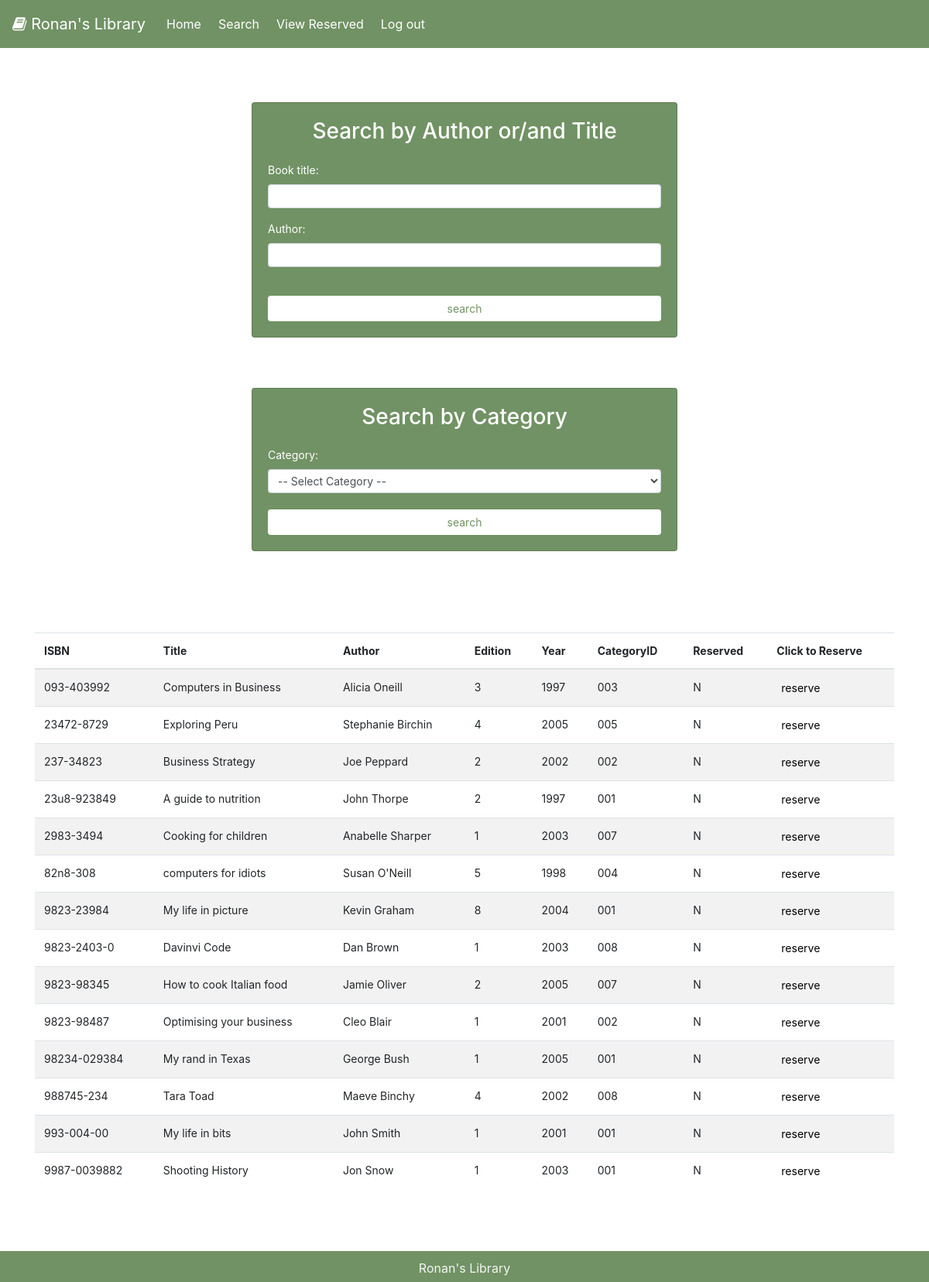
Page /search.php (signed in) on the committed database.
### tables this page shows
CREATE TABLE books(
	ISBN varchar(20) PRIMARY KEY,
    title varchar(50) NOT NULL,
    author varchar(30) NOT NULL,
    edition int NOT NULL,
    year YEAR NOT NULL,
    categoryID varchar(10),
    FOREIGN KEY (categoryID) REFERENCES categories(categoryID),
    reserved varchar(1) NOT NULL
);

### search.php (the view, shortened to what this page needs)
<!DOCTYPE html>
<html lang="en">
<head>
    <link rel="stylesheet" href="https://cdn.jsdelivr.net/npm/bootstrap@4.5.3/dist/css/bootstrap.min.css">
    <link rel="stylesheet" href="css/style.css">
    <link rel="stylesheet" href="https://cdnjs.cloudflare.com/ajax/libs/font-awesome/4.7.0/css/font-awesome.min.css">
</head>
<body class="d-flex flex-column min-vh-100">
    <?php
    require_once "database.php";
    include 'header.php';
    ?>
    <div class="container" style="margin-top: 50px;">
        <div class="row">
            <div class="col">
                <div class="global-container-search">
                    <div class="card form-search">
                        <h3 class="card-title text-center">Search by Author or/and Title</h3>
                        <div class="card-text">
                            <form method="post">
                                <div class="form-group">
                                    <label for="title">Book title:</label>
                                    <input type="text" class="form-control form-control-sm" name="title">
                                </div>
                                <div class="form-group">
                                    <label for="author">Author:</label>
                                    <input type="text" class="form-control form-control-sm" name="author">
                                </div>
                                <br>
                                <button type="submit" name="submit_button" class="btn btn-block">search</button>
                            </form>
                        </div>
                    </div>
                </div>
            </div>
            <div class="col">
                <div class="global-container-search" style="margin-bottom: 50px;">
                    <div class="card form-search">
                        <h3 class="card-title text-center">Search by Category</h3>
                        <div class="card-text">
                            <form method="post">
                                <label for="category">Category:</label>
                                <select class="form-control form-control-sm" name="category">
                                    <option disabled selected>-- Select Category --</option>
                                    <?php
                                        $sql = "SELECT categoryDescription From categories";
                                    ?>
                                </select>
                                <br>
                                <button type="submit" name="submit_button_cat" class="btn btn-block">search</button>
                            </form>
                        </div>
                    </div>
                </div>
            </div>
        </div>
    </div>
    <?php
    if (!empty($_POST["author"]) && empty($_POST["title"]))
    {
        $search_value = $_POST["author"];
        $sql = "SELECT * FROM books WHERE author LIKE '%$search_value%'";
    }
    else if (empty($_POST["author"]) && !empty($_POST["title"]))
    {
        $search_value = $_POST["title"];
        $sql = "SELECT * FROM books WHERE title LIKE '%$search_value%'";
    }
    else if (!empty($_POST["author"]) && !empty($_POST["title"]))
    {
        $title = $_POST["title"];
        $author = $_POST["author"];
        $sql = "SELECT * FROM books WHERE title LIKE '%$title%' AND author LIKE '%$author%'";
    }
    else if (isset($_POST["submit_button_cat"]))
    {
        $search_value = $_POST["category"];
        $sql = "SELECT * FROM books JOIN categories ON books.categoryID = categories.categoryID WHERE categoryDescription ='$search_value'";
    }
    else if (empty($_POST["author"]) && empty($_POST["title"]))
    {
        $sql = "SELECT * FROM books";
    }
    $res = $conn->query($sql) or die($conn->error);
    $count = 0;
    while($row = $res->fetch_assoc())
    {
        if ($count == 0)
        {
            echo '
            <div class="container">
            <form method="post">
            <table class="table table-striped" style="margin-top: 50px; margin-bottom: 80px;">
                <thead>
                    <tr>
                        <th>ISBN</th>
                        <th>Title</th>
                        <th>Author</th>
                        <th>Edition</th>
                        <th>Year</th>
                        <th>CategoryID</th>
                        <th>Reserved</th>
                        <th>Click to Reserve</th>
                    </tr>
                </thead>
                <tbody>';
        }
        if ($row['reserved'] == "N")
        {
            echo '
            <tr>
                <td>' . $row['ISBN']  . '</td>'.'
                <td>' . $row['title']  . '</td>'.'
                <td>' . $row['author']  . '</td>'.'
                <td>' . $row['edition']  . '</td>'.'
                <td>' . $row['year']  . '</td>'.'
                <td>' . $row['categoryID']  . '</td>'.'
                <td>' . $row['reserved']  . '</td>'.'
                <td><button value="' . $row['ISBN'] . '" name="reserve_button" style="border: none; background-color: #ffffff00;">reserve</button></td>'.'
            </tr>';
        }
        $count = 1;
    }
    echo'
    </tbody>
    </table>
    </div>
    </form>
    ';
    include 'footer.php';
?>
</body>
</html>

### header.php (shortened to what this page needs)
<nav class="navbar sticky-top navbar-dark navbar-expand-sm">
    <a class="navbar-brand" href="home.php">
        <i class="fa fa-book"></i> Ronan's Library
    </a>
    <div class="collapse navbar-collapse" id="navbar-list-2">
        <ul class="navbar-nav">
            <li class="nav-item active">
                <a class="nav-link" href="home.php">Home</a>
            </li>
            <li class="nav-item active">
                <a class="nav-link" href="search.php">Search</a>
            </li>
            <li class="nav-item active">
                <a class="nav-link" href="view.php">View Reserved</a>
            </li>
            <li class="nav-item active">
                <a class="nav-link" href="logout.php">Log out</a>
            </li>
        </ul>
    </div>
</nav>

### footer.php (shortened to what this page needs)
<footer class="mt-auto">
    <p>Ronan's Library</p>
</footer>

### css/style.css (style rules this page uses)
html,body { height: 100%; }
.global-container-search { background-color: #ffffff; height: 100%; display: flex; align-items: center; justify-content: center; }
form { padding-top: 10px; font-size: 14px; margin-top: 30px; margin: auto; }
.btn { font-size: 14px; margin-top:20px; background-color: #719264; border: #719264; color: #f4f4f4; }
.form-search button { font-size: 14px; margin-top:20px; background-color: white; color: #719264; margin: auto; }
.form-search { width:550px; margin:20px; background-color: #719264; padding: 20px; color: white; }
nav { background-color: #719264; }
nav li { padding: 3px; }
.home h3, p, a { color: #f4f4f4; }

### footer.php (style rules this page uses)
footer { width: 100%; background-color: #719264; color: white; text-align: center; position: static; bottom: 0; width: 100%; height: 2.5rem; padding: 5px; }
footer p { margin-top: 5px; }

### rows in the picture
books: shows "ISBN", ISBN "093-403992", title "Computers in Business", author "Alicia Oneill", edition "3", year "1997", categoryID "003", reserved "N"
books: ISBN "23472-8729", title "Exploring Peru", author "Stephanie Birchin", edition "4", year "2005", categoryID "005", reserved "N"
books: ISBN "237-34823", title "Business Strategy", author "Joe Peppard", edition "2", year "2002", categoryID "002", reserved "N"
books: ISBN "23u8-923849", title "A guide to nutrition", author "John Thorpe", edition "2", year "1997", categoryID "001", reserved "N"
books: ISBN "2983-3494", title "Cooking for children", author "Anabelle Sharper", edition "1", year "2003", categoryID "007", reserved "N"
books: ISBN "82n8-308", title "computers for idiots", author "Susan O'Neill", edition "5", year "1998", categoryID "004", reserved "N"
books: ISBN "9823-23984", title "My life in picture", author "Kevin Graham", edition "8", year "2004", categoryID "001", reserved "N"
books: ISBN "9823-2403-0", title "Davinvi Code", author "Dan Brown", edition "1", year "2003", categoryID "008", reserved "N"
books: ISBN "9823-98345", title "How to cook Italian food", author "Jamie Oliver", edition "2", year "2005", categoryID "007", reserved "N"
books: ISBN "9823-98487", title "Optimising your business", author "Cleo Blair", edition "1", year "2001", categoryID "002", reserved "N"
books: ISBN "98234-029384", title "My rand in Texas", author "George Bush", edition "1", year "2005", categoryID "001", reserved "N"
books: ISBN "988745-234", title "Tara Toad", author "Maeve Binchy", edition "4", year "2002", categoryID "008", reserved "N"
books: ISBN "993-004-00", title "My life in bits", author "John Smith", edition "1", year "2001", categoryID "001", reserved "N"
books: ISBN "9987-0039882", title "Shooting History", author "Jon Snow", edition "1", year "2003", categoryID "001", reserved "N"
